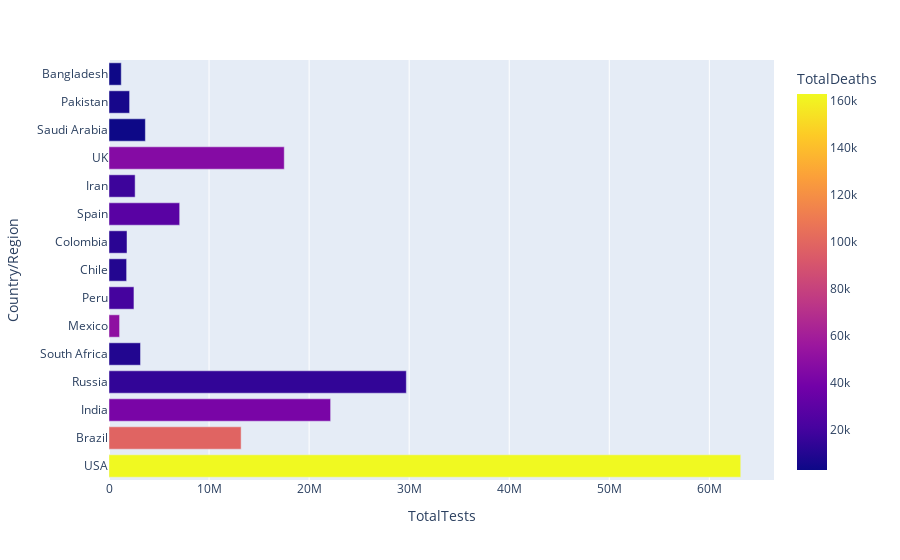

Notebook code for this chart:
### Code cell
"""Now, we will create a horizontal oriernation plot
wit Y-azis as 'TotalTests' and Y-axis as 'Country/Region'
with passing parameter orientation='h' and color the
plot by 'TotalTests'"""

px.bar(
    data_frame=dataset1.head(15),
    x="TotalTests",
    y="Country/Region",
    color="TotalDeaths",
    orientation="h",
    hover_data=["Country/Region", "Population", "Continent"],
)

### Figure 1 — Plotly figure (JSON) as saved in the notebook; plotly's stock layout.template omitted (floating-point values rounded to 4 significant figures)
{"data": [{"alignmentgroup": "True", "customdata": [[331198130, "North America"], [212710692, "South America"], [1381344997, "Asia"], [145940924, "Europe"], [59381566, "Africa"], [129066160, "North America"], [33016319, "South America"], [19132514, "South America"], [50936262, "South America"], [46756648, "Europe"], [84097623, "Asia"], [67922029, "Europe"], [34865919, "Asia"], [221295851, "Asia"], [164851401, "Asia"]], "hovertemplate": "TotalTests=%{x}<br>Country/Region=%{y}<br>Population=%{customdata[0]}<br>Continent=%{customdata[1]}<br>TotalDeaths=%{marker.color}<extra></extra>", "legendgroup": "", "marker": {"color": [162804, 98644, 41638, 14606, 9604, 50517, 20424, 9889, 11939, 28500, 17976, 46413, 3055, 6035, 3306], "coloraxis": "coloraxis", "pattern": {"shape": ""}}, "name": "", "offsetgroup": "", "orientation": "h", "showlegend": false, "textposition": "auto", "type": "bar", "x": [63139605, 13206188, 22149351, 29716907, 3149807, 1056915, 2493429, 1760615, 1801835, 7064329, 2612763, 17515234, 3635705, 2058872, 1225124], "xaxis": "x", "y": ["USA", "Brazil", "India", "Russia", "South Africa", "Mexico", "Peru", "Chile", "Colombia", "Spain", "Iran", "UK", "Saudi Arabia", "Pakistan", "Bangladesh"], "yaxis": "y"}], "layout": {"barmode": "relative", "coloraxis": {"colorbar": {"title": {"text": "TotalDeaths"}}, "colorscale": [[0, "#0d0887"], [0.1111, "#46039f"], [0.2222, "#7201a8"], [0.3333, "#9c179e"], [0.4444, "#bd3786"], [0.5556, "#d8576b"], [0.6667, "#ed7953"], [0.7778, "#fb9f3a"], [0.8889, "#fdca26"], [1, "#f0f921"]]}, "legend": {"tracegroupgap": 0}, "margin": {"t": 60}, "xaxis": {"anchor": "y", "domain": [0, 1], "title": {"text": "TotalTests"}}, "yaxis": {"anchor": "x", "domain": [0, 1], "title": {"text": "Country/Region"}}}}
